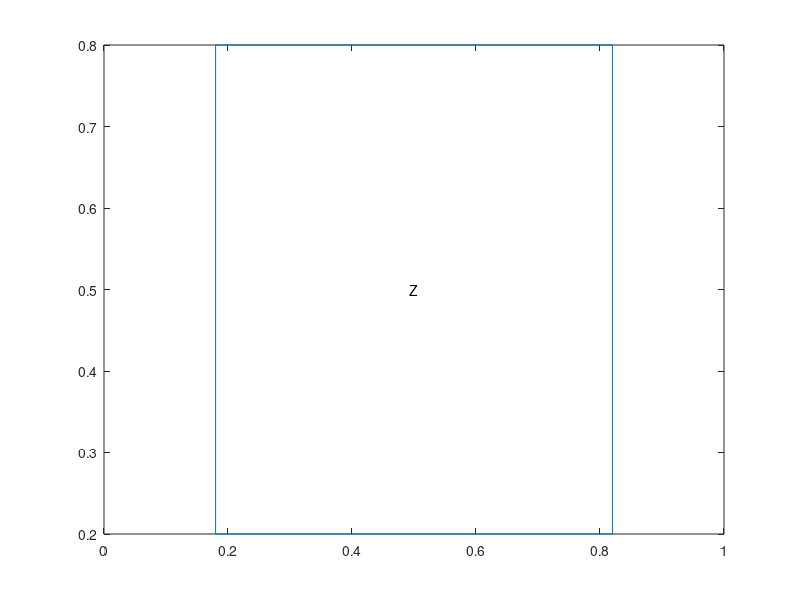

The MATLAB source for this figure:


patch([0.18,0.82,0.82,0.18,0.18],[0.8,0.8,0.2,0.2,0.8],[0.9375,0.9375,0.9375])
plot([0,0.18],[0.5,0.5])
plot([0.82,1],[0.5,0.5])
plot([0.18,0.82,0.82,0.18,0.18],[0.8,0.8,0.2,0.2,0.8])


text(0.5,0.5,'Z','horizontalAlignment','center','verticalAlignment','middle')